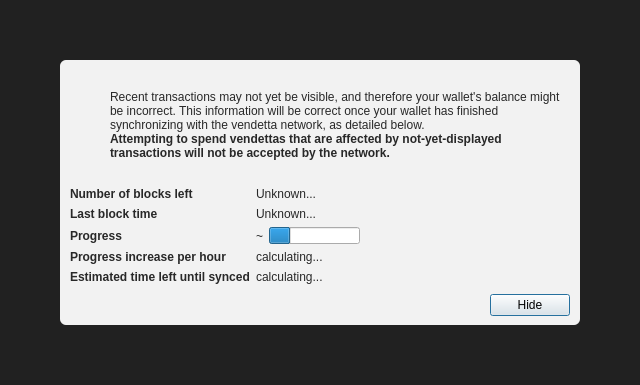
<?xml version="1.0" encoding="UTF-8"?>
<ui version="4.0">
 <class>ModalOverlay</class>
 <widget class="ModalOverlay" name="ModalOverlay">
  <property name="geometry">
   <rect>
    <x>0</x>
    <y>0</y>
    <width>640</width>
    <height>385</height>
   </rect>
  </property>
  <property name="windowTitle">
   <string>Form</string>
  </property>
  <layout class="QVBoxLayout" name="verticalLayout" stretch="0">
   <property name="sizeConstraint">
    <enum>QLayout::SetDefaultConstraint</enum>
   </property>
   <property name="leftMargin">
    <number>0</number>
   </property>
   <property name="topMargin">
    <number>0</number>
   </property>
   <property name="rightMargin">
    <number>0</number>
   </property>
   <property name="bottomMargin">
    <number>0</number>
   </property>
   <item>
    <widget class="QWidget" name="bgWidget" native="true">
     <property name="styleSheet">
      <string notr="true">#bgWidget { background: rgba(0,0,0,220); }</string>
     </property>
     <layout class="QVBoxLayout" name="verticalLayoutMain" stretch="1">
      <property name="leftMargin">
       <number>60</number>
      </property>
      <property name="topMargin">
       <number>60</number>
      </property>
      <property name="rightMargin">
       <number>60</number>
      </property>
      <property name="bottomMargin">
       <number>60</number>
      </property>
      <item>
       <widget class="QWidget" name="contentWidget" native="true">
        <property name="styleSheet">
         <string notr="true">#contentWidget { background: rgba(255,255,255,240); border-radius: 6px; }

QLabel { color: rgb(40,40,40);  }</string>
        </property>
        <layout class="QVBoxLayout" name="verticalLayoutSub" stretch="1,0,0,0">
         <property name="spacing">
          <number>0</number>
         </property>
         <property name="leftMargin">
          <number>10</number>
         </property>
         <property name="topMargin">
          <number>10</number>
         </property>
         <property name="rightMargin">
          <number>10</number>
         </property>
         <property name="bottomMargin">
          <number>10</number>
         </property>
         <item>
          <layout class="QHBoxLayout" name="horizontalLayoutIconText" stretch="0,1">
           <property name="topMargin">
            <number>20</number>
           </property>
           <item>
            <layout class="QVBoxLayout" name="verticalLayoutIcon">
             <property name="leftMargin">
              <number>0</number>
             </property>
             <item>
              <widget class="QPushButton" name="warningIcon">
               <property name="enabled">
                <bool>false</bool>
               </property>
               <property name="text">
                <string/>
               </property>
               <property name="icon">
                <iconset>
                 <normaloff>:/icons/warning</normaloff>
                 <disabledoff>:/icons/warning</disabledoff>:/icons/warning</iconset>
               </property>
               <property name="iconSize">
                <size>
                 <width>48</width>
                 <height>48</height>
                </size>
               </property>
               <property name="flat">
                <bool>true</bool>
               </property>
              </widget>
             </item>
             <item>
              <spacer name="verticalSpacerWarningIcon">
               <property name="orientation">
                <enum>Qt::Vertical</enum>
               </property>
               <property name="sizeHint" stdset="0">
                <size>
                 <width>20</width>
                 <height>40</height>
                </size>
               </property>
              </spacer>
             </item>
            </layout>
           </item>
           <item>
            <layout class="QVBoxLayout" name="verticalLayoutInfoText">
             <property name="leftMargin">
              <number>0</number>
             </property>
             <property name="topMargin">
              <number>0</number>
             </property>
             <item>
              <widget class="QLabel" name="infoText">
               <property name="text">
                <string>Recent transactions may not yet be visible, and therefore your wallet's balance might be incorrect. This information will be correct once your wallet has finished synchronizing with the vendetta network, as detailed below.</string>
               </property>
               <property name="textFormat">
                <enum>Qt::RichText</enum>
               </property>
               <property name="wordWrap">
                <bool>true</bool>
               </property>
              </widget>
             </item>
             <item>
              <widget class="QLabel" name="infoTextStrong">
               <property name="font">
                <font>
                 <weight>75</weight>
                 <bold>true</bold>
                </font>
               </property>
               <property name="text">
                <string>Attempting to spend vendettas that are affected by not-yet-displayed transactions will not be accepted by the network.</string>
               </property>
               <property name="textFormat">
                <enum>Qt::RichText</enum>
               </property>
               <property name="wordWrap">
                <bool>true</bool>
               </property>
              </widget>
             </item>
             <item>
              <spacer name="verticalSpacerInTextSpace">
               <property name="orientation">
                <enum>Qt::Vertical</enum>
               </property>
               <property name="sizeHint" stdset="0">
                <size>
                 <width>20</width>
                 <height>40</height>
                </size>
               </property>
              </spacer>
             </item>
            </layout>
           </item>
          </layout>
         </item>
         <item>
          <spacer name="verticalSpacerAfterText">
           <property name="orientation">
            <enum>Qt::Vertical</enum>
           </property>
           <property name="sizeHint" stdset="0">
            <size>
             <width>20</width>
             <height>40</height>
            </size>
           </property>
          </spacer>
         </item>
         <item>
          <layout class="QFormLayout" name="formLayout">
           <property name="fieldGrowthPolicy">
            <enum>QFormLayout::FieldsStayAtSizeHint</enum>
           </property>
           <property name="horizontalSpacing">
            <number>6</number>
           </property>
           <property name="verticalSpacing">
            <number>6</number>
           </property>
           <property name="topMargin">
            <number>10</number>
           </property>
           <item row="0" column="0">
            <widget class="QLabel" name="labelNumberOfBlocksLeft">
             <property name="font">
              <font>
               <weight>75</weight>
               <bold>true</bold>
              </font>
             </property>
             <property name="text">
              <string>Number of blocks left</string>
             </property>
            </widget>
           </item>
           <item row="0" column="1">
            <widget class="QLabel" name="numberOfBlocksLeft">
             <property name="text">
              <string>Unknown...</string>
             </property>
            </widget>
           </item>
           <item row="1" column="0">
            <widget class="QLabel" name="labelLastBlockTime">
             <property name="font">
              <font>
               <weight>75</weight>
               <bold>true</bold>
              </font>
             </property>
             <property name="text">
              <string>Last block time</string>
             </property>
            </widget>
           </item>
           <item row="1" column="1">
            <widget class="QLabel" name="newestBlockDate">
             <property name="sizePolicy">
              <sizepolicy hsizetype="Maximum" vsizetype="Preferred">
               <horstretch>0</horstretch>
               <verstretch>0</verstretch>
              </sizepolicy>
             </property>
             <property name="text">
              <string>Unknown...</string>
             </property>
            </widget>
           </item>
           <item row="2" column="0">
            <widget class="QLabel" name="labelSyncDone">
             <property name="font">
              <font>
               <weight>75</weight>
               <bold>true</bold>
              </font>
             </property>
             <property name="text">
              <string>Progress</string>
             </property>
            </widget>
           </item>
           <item row="2" column="1">
            <layout class="QHBoxLayout" name="horizontalLayoutSync" stretch="0,1">
             <item>
              <widget class="QLabel" name="percentageProgress">
               <property name="text">
                <string notr="true">~</string>
               </property>
              </widget>
             </item>
             <item>
              <widget class="QProgressBar" name="progressBar">
               <property name="value">
                <number>24</number>
               </property>
               <property name="format">
                <string/>
               </property>
              </widget>
             </item>
            </layout>
           </item>
           <item row="4" column="0">
            <widget class="QLabel" name="labelProgressIncrease">
             <property name="font">
              <font>
               <weight>75</weight>
               <bold>true</bold>
              </font>
             </property>
             <property name="text">
              <string>Progress increase per hour</string>
             </property>
            </widget>
           </item>
           <item row="4" column="1">
            <widget class="QLabel" name="progressIncreasePerH">
             <property name="text">
              <string>calculating...</string>
             </property>
            </widget>
           </item>
           <item row="5" column="0">
            <widget class="QLabel" name="labelEstimatedTimeLeft">
             <property name="font">
              <font>
               <weight>75</weight>
               <bold>true</bold>
              </font>
             </property>
             <property name="text">
              <string>Estimated time left until synced</string>
             </property>
            </widget>
           </item>
           <item row="5" column="1">
            <widget class="QLabel" name="expectedTimeLeft">
             <property name="text">
              <string>calculating...</string>
             </property>
            </widget>
           </item>
          </layout>
         </item>
         <item>
          <layout class="QHBoxLayout" name="horizontalLayoutButtons">
           <property name="leftMargin">
            <number>10</number>
           </property>
           <property name="topMargin">
            <number>10</number>
           </property>
           <item>
            <spacer name="horizontalSpacer">
             <property name="orientation">
              <enum>Qt::Horizontal</enum>
             </property>
             <property name="sizeHint" stdset="0">
              <size>
               <width>40</width>
               <height>20</height>
              </size>
             </property>
            </spacer>
           </item>
           <item>
            <widget class="QPushButton" name="closeButton">
             <property name="text">
              <string>Hide</string>
             </property>
             <property name="focusPolicy">
              <enum>Qt::StrongFocus</enum>
             </property>
             <property name="default">
              <bool>true</bool>
             </property>
            </widget>
           </item>
          </layout>
         </item>
        </layout>
       </widget>
      </item>
     </layout>
    </widget>
   </item>
  </layout>
 </widget>
 <customwidgets>
  <customwidget>
   <class>ModalOverlay</class>
   <extends>QWidget</extends>
   <header>qt/modaloverlay.h</header>
   <container>1</container>
  </customwidget>
 </customwidgets>
 <resources/>
 <connections/>
</ui>
